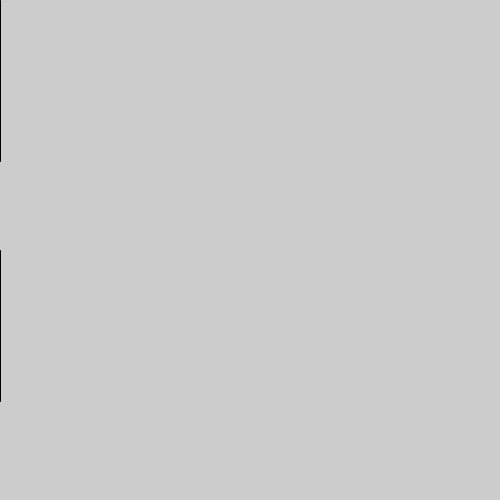
Frame 1 (no input)
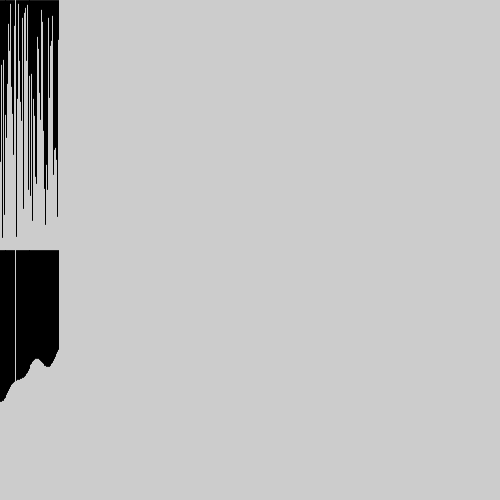
Frame 60 (the mouse pressed at the canvas centre just before this capture)
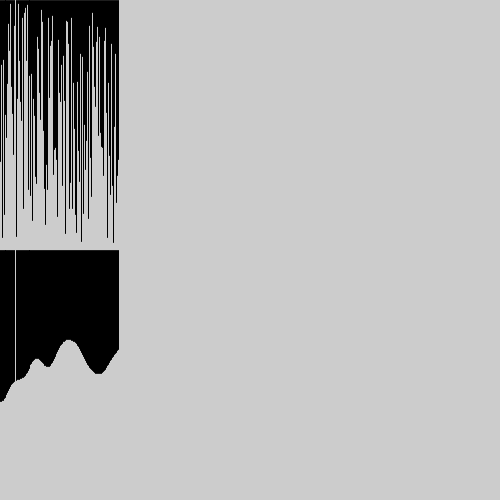
Frame 120 (the mouse held since frame 60 and released just before this capture)

The Processing sketch that drew these frames (run headless with seeded random() and noise(); from frame 60 on, the mouse is pressed at the canvas centre):

// Processing sketch: perlinNoise02
// ── perlinNoise02.pde
float tempo = 0; // declarando a variável global tempo e inicializando com 0
float incremento = .01;
float amplitude = 250;

void setup() {
  size(500, 500); // define o tamanho da tela em pixels. Largura X Altura
}

void draw() {
  // desenha uma linha do topo da tela até um número sorteado entre 0 e Altura/2
  // números sorteados pela função random
  line(tempo / incremento, 0, tempo / incremento, amplitude * random(1));
  // desenha uma linha do meio da tela até um número sorteado entre Altura/2 e Altura
  // números sorteados pela função noise
  line(tempo / incremento, height/2, tempo / incremento, height/2 + amplitude * noise(tempo));
  // incrementa o tempo a cada frame
  tempo += incremento;
}
